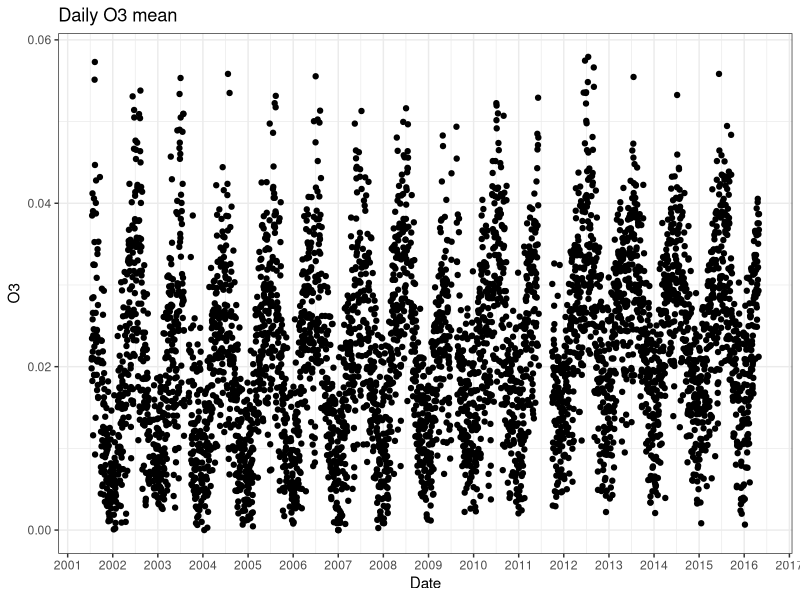
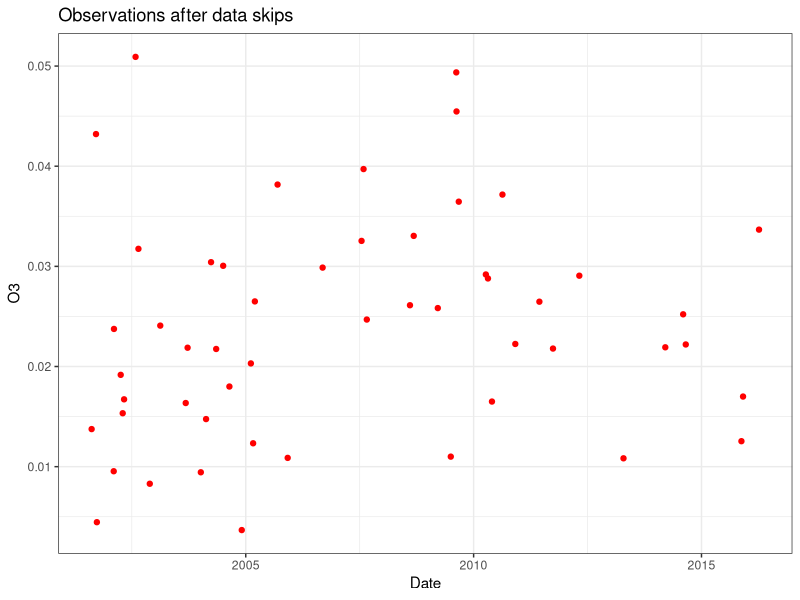
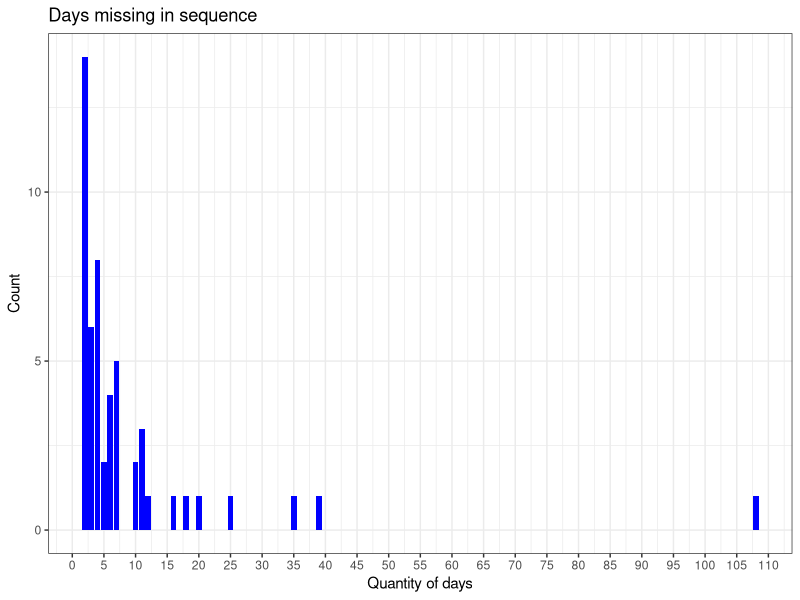
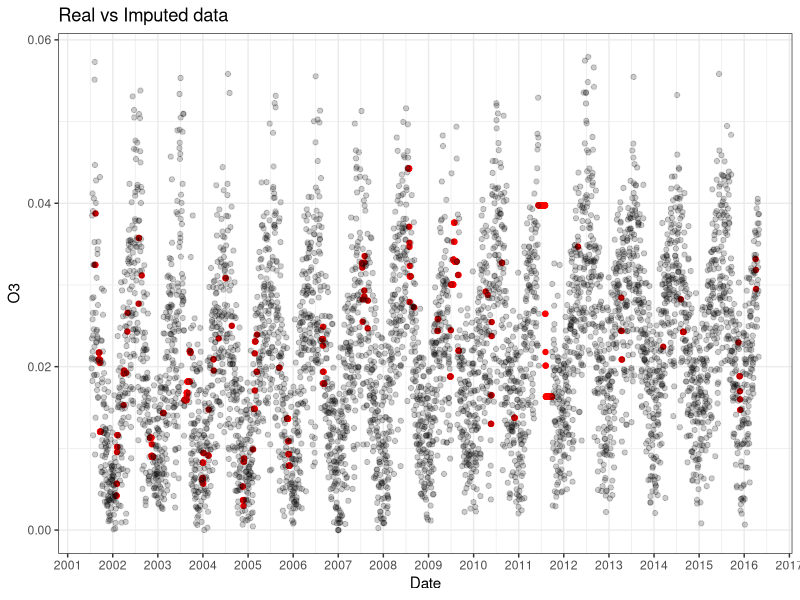
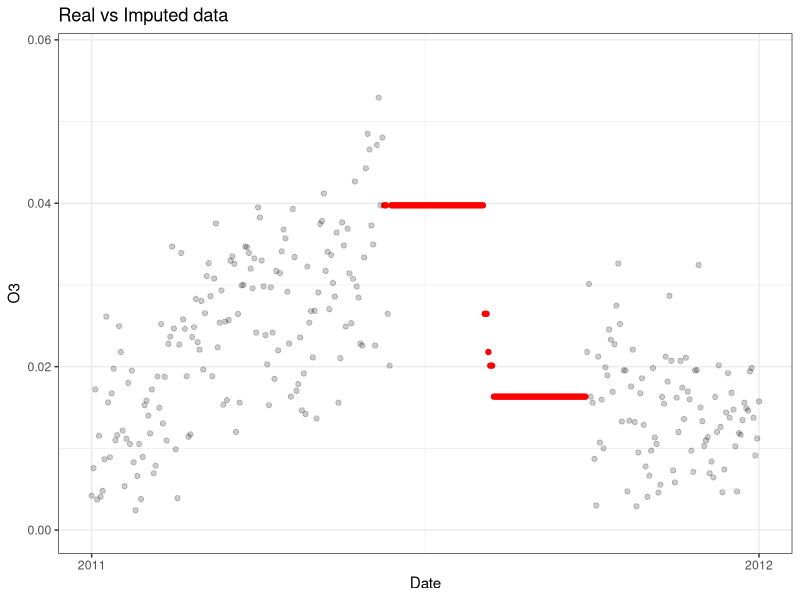
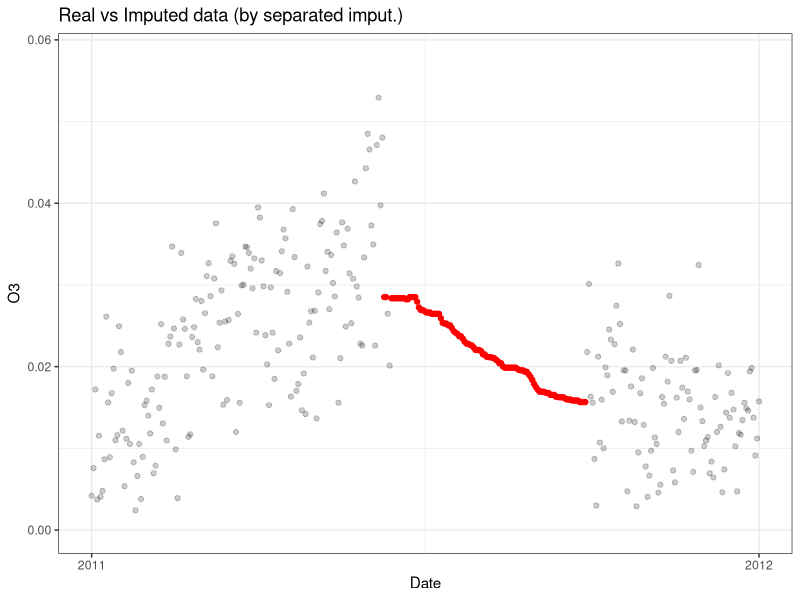
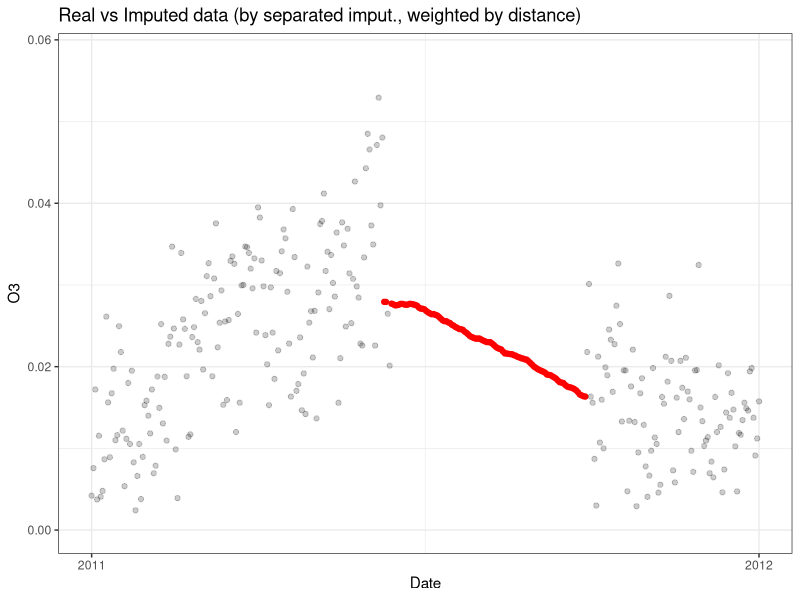

Here is the R script that generated these plots, in order:
library(ggplot2)
library(dplyr)
library(VIM)
library(zoo)
data <- read.csv("NY.csv")
data <- data %>% select(Date.Local, O3.Mean) %>% mutate(Date.Local = as.Date(Date.Local))
#fulldata have NA rows in days that there is no observation
fulldata <- data.frame(Date.Local = seq(from = min(data$Date.Local), to = max(data$Date.Local), by = 1))
fulldata <- as.data.frame(merge(data, fulldata, all.y = TRUE)) %>% mutate(Date.Local = as.Date(Date.Local))
ggplot(data = fulldata) +
  geom_point(aes(x = Date.Local, y = O3.Mean)) +
  scale_x_date(date_breaks = "1 years", date_labels = "%Y", name = "Date") +
  scale_y_continuous(name = "O3") +
  ggtitle("Daily O3 mean") + 
  theme_bw()

print(min(data$Date.Local))
print(max(data$Date.Local))
#About 15 years of data

#locate where is missing data
dateJumps <- data$Date.Local - lag(data$Date.Local, n = 1)
dateJumps[is.na(dateJumps)] <- FALSE
sum(dateJumps > 1)
#There is 52 date jumps
print(as.double(sum(dateJumps[dateJumps > 1]))/length(data$Date.Local))
#Around 9.5% of the data is missing

ggplot(data = data[dateJumps > 1, ]) + 
  geom_point(aes(x = Date.Local, y = O3.Mean), colour = 'red') +
  scale_x_date(name = "Date") + 
  scale_y_continuous(name = "O3") +
  ggtitle("Observations after data skips") +
  theme_bw()

skips <- dateJumps[dateJumps > 1]
ggplot(data = as.data.frame(skips)) +
  geom_bar(aes(skips), fill = "blue") +
  scale_y_continuous(name = "Count") +
  scale_x_continuous(name = "Quantity of days", breaks = seq(0, 150, 5)) +
  ggtitle("Days missing in sequence") +
  theme_bw()

#Can't see a pattern in skips
#A Comparison of Various Imputation Methods for Missing
#Values in Air Quality Data
#kNN function can't recieve a date variable
imputedData <- data.frame("obs" = index(fulldata), "O3.Mean" = fulldata$O3.Mean)
imputedData <- kNN(imputedData, k = 7) #K = 7 because we'll consider the week of the missing data
imputedData$Date.Local <- fulldata$Date.Local

ggplot() +
  geom_point(data = imputedData[is.na(fulldata$O3.Mean), ], aes(x = Date.Local, y = O3.Mean), colour = 'red') +
  geom_point(data = fulldata, aes(x = Date.Local, y = O3.Mean), alpha = 0.2, fill = "black") +
  scale_y_continuous(name = "O3") +
  scale_x_date(date_breaks = "1 years", date_labels = "%Y", name = "Date") +
  ggtitle("Real vs Imputed data") +
  theme_bw()

ggplot() +
  geom_point(data = imputedData[is.na(fulldata$O3.Mean), ], aes(x = Date.Local, y = O3.Mean), colour = 'red') +
  geom_point(data = fulldata, aes(x = Date.Local, y = O3.Mean), alpha = 0.2, fill = "black") +
  scale_y_continuous(name = "O3") +
  scale_x_date(date_breaks = "1 years", date_labels = "%Y", name = "Date", limits = c(as.Date("2011-01-01"), as.Date("2012-01-01"))) +
  ggtitle("Real vs Imputed data") +
  theme_bw()

#There is a problem in the year of 2011 because there is more than 100 days
#missing in sequence
#I'm going to use different knn imputations for this year and for the rest of the data
imputedData2 <- data.frame("obs" = index(fulldata), "O3.Mean" = imputedData$O3.Mean)


imputedData2[((is.na(fulldata$O3.Mean)) 
              & (fulldata$Date.Local > "2011-01-01") 
              & (fulldata$Date.Local < "2012-01-01")),"O3.Mean"] <- NaN

imputedData3 <- cbind(imputedData2)
imputedData2 <- kNN(imputedData2, variable = c("O3.Mean"), k = 120, weightDist = FALSE)
imputedData3 <- kNN(imputedData3, variable = c("O3.Mean"), numFun = weighted.mean, k = 120, weightDist = TRUE)
imputedData2$Date.Local <- fulldata$Date.Local
imputedData3$Date.Local <- fulldata$Date.Local


ggplot() +
  geom_point(data = imputedData2[is.na(fulldata$O3.Mean), ], aes(x = Date.Local, y = O3.Mean), colour = 'red') +
  geom_point(data = fulldata, aes(x = Date.Local, y = O3.Mean), alpha = 0.2, fill = "black") +
  scale_y_continuous(name = "O3") +
  scale_x_date(date_breaks = "1 years", date_labels = "%Y", name = "Date", limits = c(as.Date("2011-01-01"), as.Date("2012-01-01"))) +
  ggtitle("Real vs Imputed data (by separated imput.)") +
  theme_bw()

ggplot() +
  geom_point(data = imputedData3[is.na(fulldata$O3.Mean), ], aes(x = Date.Local, y = O3.Mean), colour = 'red') +
  geom_point(data = fulldata, aes(x = Date.Local, y = O3.Mean), alpha = 0.2, fill = "black") +
  scale_y_continuous(name = "O3") +
  scale_x_date(date_breaks = "1 years", date_labels = "%Y", name = "Date", limits = c(as.Date("2011-01-01"), as.Date("2012-01-01"))) +
  ggtitle("Real vs Imputed data (by separated imput., weighted by distance)") +
  theme_bw()

#Creating weekly data
weekData <- cbind(fulldata)
weekData$weekday <- format(fulldata$Date.Local, format = "%Y-%U")
